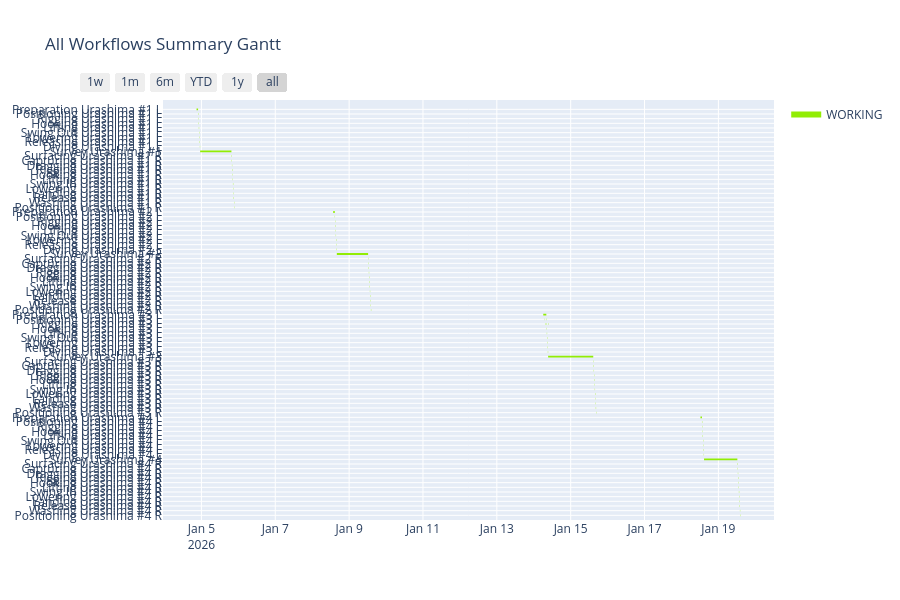

Here is the notebook cell this chart was saved with:
### Code cell
import plotly.figure_factory as ff

workflow_list = []
for i in range(number_of_ur8k_survey):
    exec(f"workflow_list.append(ur8k_{i+1}_prepare_L)")
    exec(f"workflow_list.append(ur8k_{i+1}_position_L)")
    exec(f"workflow_list.append(ur8k_{i+1}_rig_L)")
    exec(f"workflow_list.append(ur8k_{i+1}_hook_L)")
    exec(f"workflow_list.append(ur8k_{i+1}_lift_L)")
    exec(f"workflow_list.append(ur8k_{i+1}_swing_L)")
    exec(f"workflow_list.append(ur8k_{i+1}_lower_L)")
    exec(f"workflow_list.append(ur8k_{i+1}_release_L)")
    exec(f"workflow_list.append(ur8k_{i+1}_dive_L)")
    exec(f"workflow_list.append(ur8k_{i+1}_survey1)")
    exec(f"workflow_list.append(ur8k_{i+1}_surface_R)")
    exec(f"workflow_list.append(ur8k_{i+1}_capture_R)")
    exec(f"workflow_list.append(ur8k_{i+1}_drag_R)")
    exec(f"workflow_list.append(ur8k_{i+1}_rig_R)")
    exec(f"workflow_list.append(ur8k_{i+1}_hook_R)")
    exec(f"workflow_list.append(ur8k_{i+1}_lift_R)")
    exec(f"workflow_list.append(ur8k_{i+1}_swing_R)")
    exec(f"workflow_list.append(ur8k_{i+1}_lower_R)")
    exec(f"workflow_list.append(ur8k_{i+1}_land_R)")
    exec(f"workflow_list.append(ur8k_{i+1}_release_R)")
    exec(f"workflow_list.append(ur8k_{i+1}_wash_R)")
    exec(f"workflow_list.append(ur8k_{i+1}_position_R)")
    

combined_df = []
for wf in workflow_list:
    wf_data = wf.create_data_for_gantt_plotly(
        init_datetime=project.init_datetime,
        unit_timedelta=project.unit_timedelta,
        view_ready=False,
        finish_margin=1.0
    )
    for entry in wf_data:
        entry["Task"] = wf.name
        
    combined_df.extend(wf_data)

colors = {"WORKING": "rgb(146, 237, 5)", "READY": "rgb(107,127,135)"}

fig = ff.create_gantt(
    combined_df,
    title="All Workflows Summary Gantt",
    colors=colors,
    index_col="State",
    showgrid_x=True,
    showgrid_y=True,
    group_tasks=True,
    show_colorbar=True,
)

fig.show()

### Figure 1 — Plotly figure (JSON) as saved in the notebook; plotly's stock layout.template omitted (floating-point values rounded to 4 significant figures; data arrays with more than 128 entries replaced by an {"elided": "..."} marker saying what was removed)
{"data": [{"fill": "toself", "fillcolor": "rgb(146, 237, 5)", "hoverinfo": "name", "legendgroup": "rgb(146, 237, 5)", "mode": "none", "name": "WORKING", "type": "scatter", "x": {"elided": "7379 str values"}, "y": {"elided": "7379 float values"}}, {"legendgroup": "rgb(146, 237, 5)", "marker": {"color": "rgb(146, 237, 5)", "opacity": 0, "size": 1}, "mode": "markers", "name": "", "showlegend": false, "text": {"elided": "2952 null values"}, "type": "scatter", "x": {"elided": "2952 str values"}, "y": {"elided": "2952 int values"}}], "layout": {"height": 600, "hovermode": "closest", "showlegend": true, "title": {"text": "All Workflows Summary Gantt"}, "xaxis": {"rangeselector": {"buttons": [{"count": 7, "label": "1w", "step": "day", "stepmode": "backward"}, {"count": 1, "label": "1m", "step": "month", "stepmode": "backward"}, {"count": 6, "label": "6m", "step": "month", "stepmode": "backward"}, {"count": 1, "label": "YTD", "step": "year", "stepmode": "todate"}, {"count": 1, "label": "1y", "step": "year", "stepmode": "backward"}, {"step": "all"}]}, "showgrid": true, "type": "date", "zeroline": false}, "yaxis": {"autorange": false, "range": [-1, 89], "showgrid": true, "ticktext": ["Positioning Urashima #4 R", "Washing Urashima #4 R", "Release Urashima #4 R", "Landing Urashima #4 R", "Lowering Urashima #4 R", "Swing In Urashima #4 R", "Lifting Urashima #4 R", "Hooking Urashima #4 R", "Rigging Urashima #4 R", "Dragging Urashima #4 R", "Capturing Urashima #4 R", "Surfacing Urashima #4 R", "Survey Urashima #4", "Diving Urashima #4 L", "Releasing Urashima #4 L", "Lowering Urashima #4 L", "Swing Out Urashima #4 L", "Lifting Urashima #4 L", "Hooking Urashima #4 L", "Rigging Urashima #4 L", "Positioning Urashima #4 L", "Preparation Urashima #4 L", "Positioning Urashima #3 R", "Washing Urashima #3 R", "Release Urashima #3 R", "Landing Urashima #3 R", "Lowering Urashima #3 R", "Swing In Urashima #3 R", "Lifting Urashima #3 R", "Hooking Urashima #3 R", "Rigging Urashima #3 R", "Dragging Urashima #3 R", "Capturing Urashima #3 R", "Surfacing Urashima #3 R", "Survey Urashima #3", "Diving Urashima #3 L", "Releasing Urashima #3 L", "Lowering Urashima #3 L", "Swing Out Urashima #3 L", "Lifting Urashima #3 L", "Hooking Urashima #3 L", "Rigging Urashima #3 L", "Positioning Urashima #3 L", "Preparation Urashima #3 L", "Positioning Urashima #2 R", "Washing Urashima #2 R", "Release Urashima #2 R", "Landing Urashima #2 R", "Lowering Urashima #2 R", "Swing In Urashima #2 R", "Lifting Urashima #2 R", "Hooking Urashima #2 R", "Rigging Urashima #2 R", "Dragging Urashima #2 R", "Capturing Urashima #2 R", "Surfacing Urashima #2 R", "Survey Urashima #2", "Diving Urashima #2 L", "Releasing Urashima #2 L", "Lowering Urashima #2 L", "Swing Out Urashima #2 L", "Lifting Urashima #2 L", "Hooking Urashima #2 L", "Rigging Urashima #2 L", "Positioning Urashima #2 L", "Preparation Urashima #2 L", "Positioning Urashima #1 R", "Washing Urashima #1 R", "Release Urashima #1 R", "Landing Urashima #1 R", "Lowering Urashima #1 R", "Swing In Urashima #1 R", "Lifting Urashima #1 R", "Hooking Urashima #1 R", "Rigging Urashima #1 R", "Dragging Urashima #1 R", "Capturing Urashima #1 R", "Surfacing Urashima #1 R", "Survey Urashima #1", "Diving Urashima #1 L", "Releasing Urashima #1 L", "Lowering Urashima #1 L", "Swing Out Urashima #1 L", "Lifting Urashima #1 L", "Hooking Urashima #1 L", "Rigging Urashima #1 L", "Positioning Urashima #1 L", "Preparation Urashima #1 L"], "tickvals": [0, 1, 2, 3, 4, 5, 6, 7, 8, 9, 10, 11, 12, 13, 14, 15, 16, 17, 18, 19, 20, 21, 22, 23, 24, 25, 26, 27, 28, 29, 30, 31, 32, 33, 34, 35, 36, 37, 38, 39, 40, 41, 42, 43, 44, 45, 46, 47, 48, 49, 50, 51, 52, 53, 54, 55, 56, 57, 58, 59, 60, 61, 62, 63, 64, 65, 66, 67, 68, 69, 70, 71, 72, 73, 74, 75, 76, 77, 78, 79, 80, 81, 82, 83, 84, 85, 86, 87], "zeroline": false}}}
